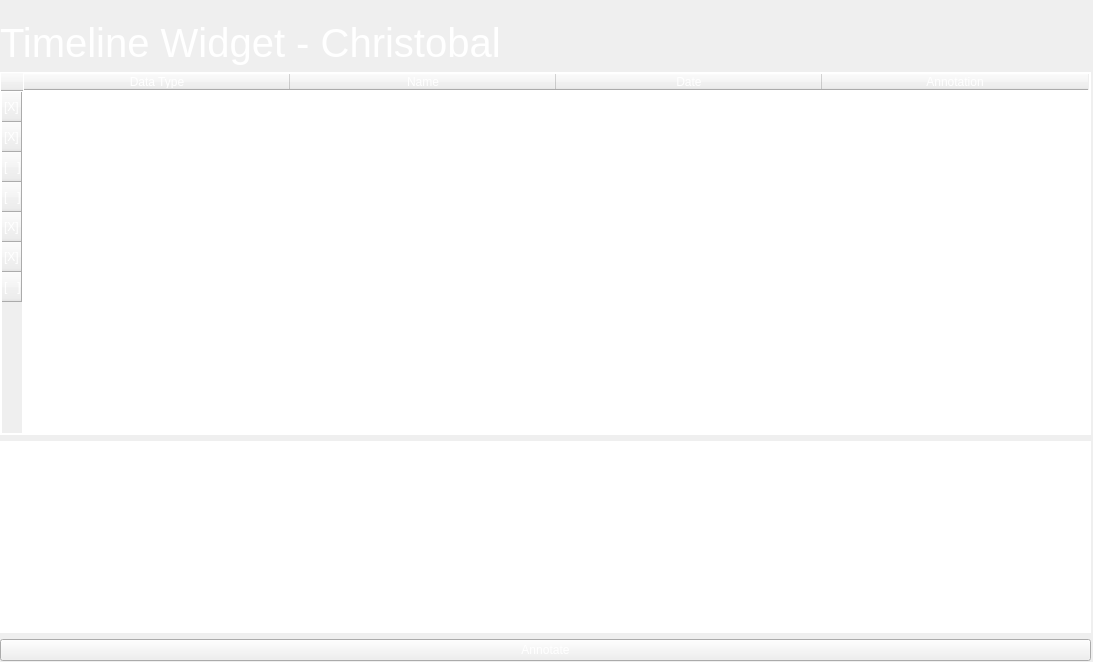
<?xml version="1.0" encoding="UTF-8"?>
<ui version="4.0">
 <class>Form</class>
 <widget class="QWidget" name="Form">
  <property name="geometry">
   <rect>
    <x>0</x>
    <y>0</y>
    <width>1093</width>
    <height>662</height>
   </rect>
  </property>
  <property name="windowTitle">
   <string>Form</string>
  </property>
  <widget class="QWidget" name="gridLayoutWidget">
   <property name="geometry">
    <rect>
     <x>0</x>
     <y>20</y>
     <width>1091</width>
     <height>641</height>
    </rect>
   </property>
   <layout class="QGridLayout" name="gridLayout_2">
    <item row="1" column="1">
     <layout class="QHBoxLayout" name="horizontalLayout_2">
      <item>
       <widget class="QLabel" name="label">
        <property name="font">
         <font>
          <pointsize>30</pointsize>
         </font>
        </property>
        <property name="styleSheet">
         <string notr="true">color: white;</string>
        </property>
        <property name="text">
         <string>Timeline Widget - Christobal</string>
        </property>
       </widget>
      </item>
     </layout>
    </item>
    <item row="4" column="1">
     <widget class="QTextEdit" name="Text_Edit">
      <property name="styleSheet">
       <string notr="true">border: 1px solid white;
color: white;</string>
      </property>
      <property name="html">
       <string>&lt;!DOCTYPE HTML PUBLIC &quot;-//W3C//DTD HTML 4.0//EN&quot; &quot;http://www.w3.org/TR/REC-html40/strict.dtd&quot;&gt;
&lt;html&gt;&lt;head&gt;&lt;meta name=&quot;qrichtext&quot; content=&quot;1&quot; /&gt;&lt;style type=&quot;text/css&quot;&gt;
p, li { white-space: pre-wrap; }
&lt;/style&gt;&lt;/head&gt;&lt;body style=&quot; font-family:'Cantarell'; font-size:11pt; font-weight:400; font-style:normal;&quot;&gt;
&lt;p style=&quot; margin-top:0px; margin-bottom:0px; margin-left:0px; margin-right:0px; -qt-block-indent:0; text-indent:0px;&quot;&gt;Captured Last Week&lt;/p&gt;&lt;/body&gt;&lt;/html&gt;</string>
      </property>
     </widget>
    </item>
    <item row="3" column="1">
     <widget class="QTableWidget" name="Table_Widget">
      <property name="sizePolicy">
       <sizepolicy hsizetype="Expanding" vsizetype="Expanding">
        <horstretch>35</horstretch>
        <verstretch>21</verstretch>
       </sizepolicy>
      </property>
      <property name="font">
       <font/>
      </property>
      <property name="tabletTracking">
       <bool>false</bool>
      </property>
      <property name="focusPolicy">
       <enum>Qt::WheelFocus</enum>
      </property>
      <property name="styleSheet">
       <string notr="true">gridline-color: white;
color: white;
border: 1px solid white;</string>
      </property>
      <property name="showGrid">
       <bool>true</bool>
      </property>
      <property name="sortingEnabled">
       <bool>false</bool>
      </property>
      <property name="wordWrap">
       <bool>true</bool>
      </property>
      <property name="cornerButtonEnabled">
       <bool>true</bool>
      </property>
      <property name="rowCount">
       <number>7</number>
      </property>
      <attribute name="horizontalHeaderVisible">
       <bool>true</bool>
      </attribute>
      <attribute name="horizontalHeaderCascadingSectionResizes">
       <bool>true</bool>
      </attribute>
      <attribute name="horizontalHeaderMinimumSectionSize">
       <number>36</number>
      </attribute>
      <attribute name="horizontalHeaderDefaultSectionSize">
       <number>266</number>
      </attribute>
      <attribute name="verticalHeaderMinimumSectionSize">
       <number>17</number>
      </attribute>
      <attribute name="verticalHeaderDefaultSectionSize">
       <number>30</number>
      </attribute>
      <row>
       <property name="text">
        <string>[X]</string>
       </property>
      </row>
      <row>
       <property name="text">
        <string>[X]</string>
       </property>
      </row>
      <row>
       <property name="text">
        <string>[   ]</string>
       </property>
      </row>
      <row>
       <property name="text">
        <string>[   ]</string>
       </property>
      </row>
      <row>
       <property name="text">
        <string>[X]</string>
       </property>
      </row>
      <row>
       <property name="text">
        <string>[X]</string>
       </property>
      </row>
      <row>
       <property name="text">
        <string>[   ]</string>
       </property>
      </row>
      <column>
       <property name="text">
        <string>Data Type</string>
       </property>
      </column>
      <column>
       <property name="text">
        <string>Name</string>
       </property>
      </column>
      <column>
       <property name="text">
        <string>Date</string>
       </property>
      </column>
      <column>
       <property name="text">
        <string>Annotation</string>
       </property>
      </column>
      <item row="0" column="0">
       <property name="text">
        <string>Keystroke</string>
       </property>
      </item>
      <item row="0" column="1">
       <property name="text">
        <string>keys_01.pdf</string>
       </property>
      </item>
      <item row="0" column="2">
       <property name="text">
        <string>03/18/2021</string>
       </property>
      </item>
      <item row="0" column="3">
       <property name="text">
        <string>IMPORTANT</string>
       </property>
      </item>
      <item row="1" column="0">
       <property name="text">
        <string>PCAP</string>
       </property>
      </item>
      <item row="1" column="1">
       <property name="text">
        <string>first-capture.pcapng</string>
       </property>
      </item>
      <item row="1" column="2">
       <property name="text">
        <string>03/17/2021</string>
       </property>
      </item>
      <item row="1" column="3">
       <property name="text">
        <string/>
       </property>
      </item>
      <item row="2" column="0">
       <property name="text">
        <string>PNG</string>
       </property>
      </item>
      <item row="2" column="1">
       <property name="text">
        <string>IMAGE_001.png</string>
       </property>
      </item>
      <item row="2" column="2">
       <property name="text">
        <string>03/13/2021</string>
       </property>
      </item>
      <item row="2" column="3">
       <property name="text">
        <string/>
       </property>
      </item>
      <item row="3" column="0">
       <property name="text">
        <string>PCAP</string>
       </property>
      </item>
      <item row="3" column="1">
       <property name="text">
        <string>second-capture.pcapng</string>
       </property>
      </item>
      <item row="3" column="2">
       <property name="text">
        <string>03/19/2021</string>
       </property>
      </item>
      <item row="3" column="3">
       <property name="text">
        <string/>
       </property>
      </item>
      <item row="4" column="0">
       <property name="text">
        <string>MP4</string>
       </property>
      </item>
      <item row="4" column="1">
       <property name="text">
        <string>VID_05576_03192021.MP4</string>
       </property>
      </item>
      <item row="4" column="2">
       <property name="text">
        <string>03/18/2021</string>
       </property>
      </item>
      <item row="4" column="3">
       <property name="text">
        <string>Captured last week</string>
       </property>
      </item>
      <item row="5" column="0">
       <property name="text">
        <string>Keystrokes</string>
       </property>
      </item>
      <item row="5" column="1">
       <property name="text">
        <string>keys_02.pdf</string>
       </property>
      </item>
      <item row="5" column="2">
       <property name="text">
        <string>03/19/2021</string>
       </property>
      </item>
      <item row="5" column="3">
       <property name="text">
        <string>Add to report</string>
       </property>
      </item>
      <item row="6" column="0">
       <property name="text">
        <string>PNG</string>
       </property>
      </item>
      <item row="6" column="1">
       <property name="text">
        <string>IMAGE_002.png</string>
       </property>
      </item>
      <item row="6" column="2">
       <property name="text">
        <string>03/21/2021</string>
       </property>
      </item>
     </widget>
    </item>
    <item row="5" column="1">
     <widget class="QPushButton" name="pushButton">
      <property name="styleSheet">
       <string notr="true">color: white;l</string>
      </property>
      <property name="text">
       <string>Annotate</string>
      </property>
     </widget>
    </item>
   </layout>
  </widget>
 </widget>
 <resources/>
 <connections/>
</ui>
